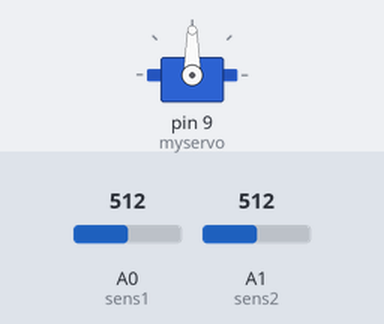
Bench run of a sketch on a simulated Arduino Uno, built with avr-gcc and run on an emulated ATmega328P. Parts: servo. Inputs (shaded band) come from the test bench; at power-on: A0 (sens1) = 512, A1 (sens2) = 512. What the sketch prints to the serial monitor is not drawn.

Above: at 3.2 s.
3.3 s: A0 (sens1) set to 553
4.8 s: A0 (sens1) set to 572
At 5.25 s:
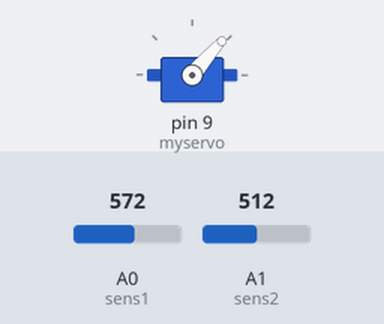
At 6.5 s:
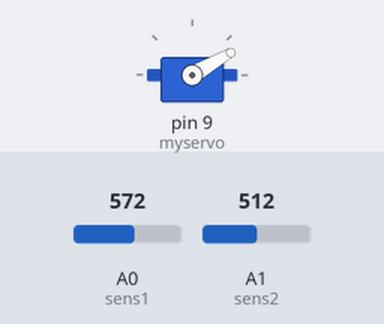
6.9 s: A1 (sens2) set to 615
8.4 s: A1 (sens2) set to 633
At 10.5 s:
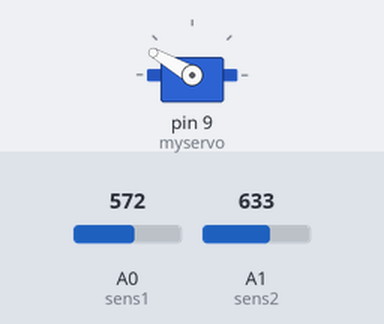
11.4 s: A1 (sens2) set to 539
12.9 s: A1 (sens2) set to 506
At 13.35 s:
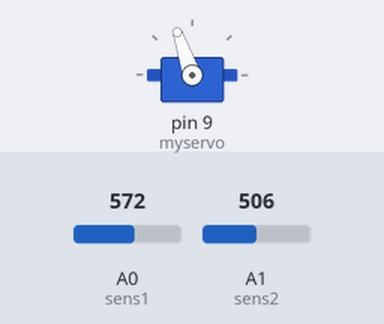
Timing chart, 0 to 15.9 s (numbered marks = the images above; inputs shaded):
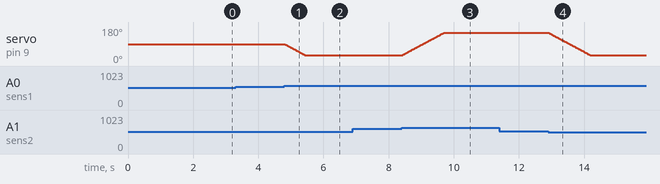

The sketch:

SolarTracker.ino
```cpp
#include <Servo.h>

Servo myservo;
int pos = 90;   // initial position
int sens1 = A0; // LRD 1 pin
int sens2 = A1; //LDR 2 pin
int tolerance = 50;
int lowEnd=30;
int HighEnd=150;

void setup()
{
  myservo.attach(9);  // attaches the servo on pin 9 to the servo object
  //pinMode(sens1, INPUT);
  //pinMode(sens2, INPUT);
  myservo.write(pos);
  delay(2000); // a 2 seconds delay while we position the solar panel
  Serial.begin(115200);
}
 int val1, val2;
void loop()
{
  val1 = analogRead(sens1); // read the value of sensor 1
 // val1 = analogRead(sens1); // read the value of sensor 1
  //delay(50);

  val2 = analogRead(sens2); // read the value of sensor 2
// val2 = analogRead(sens2); // read the value of sensor 2
  Serial.print(val1);
  Serial.print(" ");
  Serial.println(val2);

  if((abs(val1 - val2) <= tolerance) || (abs(val2 - val1) <= tolerance)) {
    //do nothing if the difference between values is within the tolerance limit
  } else {
    if(val1 > val2)
    {
      pos = --pos;
    }
    if(val1 < val2)
    {
      pos = ++pos;
    }
  }

  if(pos > HighEnd) { pos = HighEnd; } // reset to 180 if it goes higher
  if(pos < lowEnd) { pos = lowEnd; } // reset to 0 if it goes lower
  Serial.print("--");
  Serial.println(pos);
  myservo.write(pos); // write the position to servo
  delay(10);
}
```

Measured:
- the behaviour switches between 562 and 563 on A0 (sens1) (found by bisection; images 0 and 1)
- the behaviour switches between 622 and 623 on A1 (sens2) (found by bisection; images 2 and 3)
- the behaviour switches between 522 and 521 on A1 (sens2) (found by bisection; images 3 and 4)
- after the input at 4.8 s, servo on pin 9 (myservo): moves from 90° to 30° over 0.64 s, starting at once
- after the input at 8.4 s, servo on pin 9 (myservo): moves from 30° to 150° over 1.3 s, starting at once
- after the input at 12.9 s, servo on pin 9 (myservo): moves from 150° to 30° over 1.3 s, starting at once
